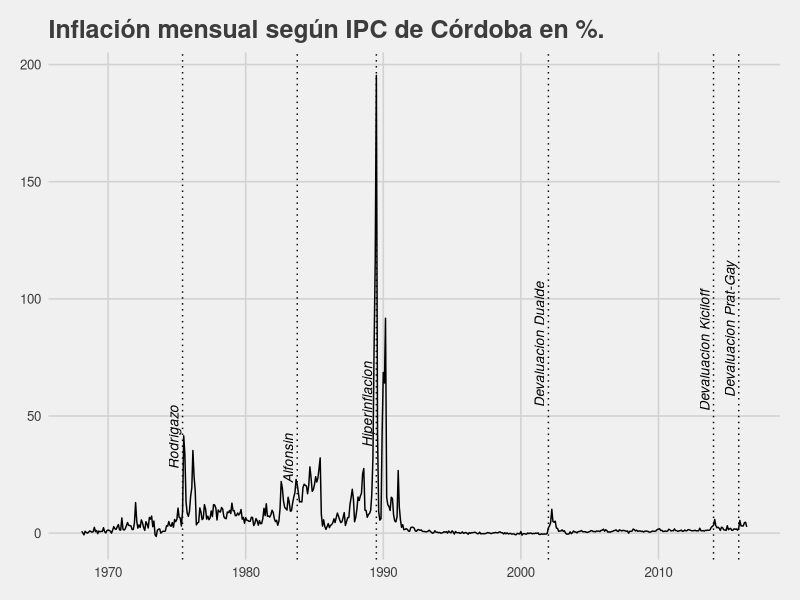
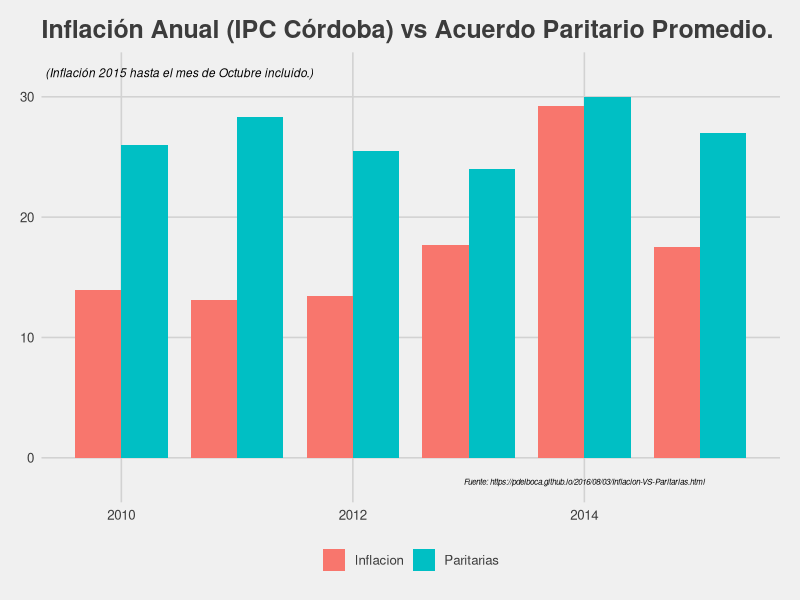

Recreate these plots in R, in order.
## ---- chunk 1
knitr::opts_chunk$set(echo = TRUE)
library(ggplot2)
library(ggthemes)
library(lubridate)
library(dplyr)
## ---- chunk 2
# http://estadistica.cba.gov.ar/Publicaciones/InformesEcon%C3%B3micos/tabid/896/language/es-AR/Default.aspx
df <- read.csv('../data/ipc_cordoba_acumulado.csv', stringsAsFactors = FALSE)
df$variacion <- gsub(',','.',df$variacion)
df$variacion <- as.numeric(df$variacion) * 100
df$variacion <- round(df$variacion, 2)
df$mes <- ymd(df$mes)
df$metrica <- "Inflacion"
## ---- chunk 3
mes <- c('1975-06-01','1983-10-01', '1989-07-01', '2002-01-01', '2014-01-01', "2015-11-01")
label <- c("Rodrigazo", "Alfonsin", "Hiperinflacion", "Devaluacion Dualde", "Devaluacion Kiciloff", "Devaluacion Prat-Gay")
eventos <- data.frame(mes=ymd(mes), label=label)

ggplot(df, aes(x=mes,y=variacion)) + 
  geom_line() +
  ggtitle("Inflación mensual según IPC de Córdoba en %.") +
  geom_vline(xintercept=as.numeric(eventos$mes), linetype=3) +
  geom_text(data=eventos,mapping=aes(x=mes, y=0, label=label),
            angle=90, vjust=-0.4, hjust=-1, size=3.5, fontface='italic')+
  theme_fivethirtyeight()
## ---- chunk 4
paritarias <- data.frame()
# http://www.ambito.com/diario/533729-en-paritarias-promedio-de-aumentos-alcanzo-el-26
paritarias <- rbind(paritarias, c(2010, 26))
# http://www.iprofesional.com/notas/118935-paritarias-en-2011-los-aumentos-ascendieron-a-283-en-promedio-
paritarias <- rbind(paritarias, c(2011, 28.3))
# http://www.ambito.com/diario/640796-alivio-las-paritarias-cierran-con-24-de-tope
paritarias <- rbind(paritarias, c(2012, 25.5))
# http://www.elciudadanoweb.com/el-numero-clave-de-las-paritarias-2013-es-el-24/
paritarias <- rbind(paritarias, c(2013,24))
# http://www.diaadia.com.ar/cordoba/mayoria-gremios-cerraron-paritarias-30-ciento
paritarias <- rbind(paritarias, c(2014,30))
# http://www.lanacion.com.ar/1794407-anuncian-subas-salariales-del-27-promedio-paritariasa-cinco-gremios
paritarias <- rbind(paritarias, c(2015,27))
names(paritarias) <- c("anio","variacion")
paritarias$metrica <- "Paritarias"

tmp <- df %>% 
  filter(year(mes) %in% c(2010:2015)) %>% 
  slice(1:70) %>% # Filtrar meses de Gestion Cambiemos y Devaluación del Dolar
  group_by(anio = year(mes)) %>% 
  summarise(variacion = sum(variacion))
tmp$metrica <- "Inflacion"

dataPlot <- rbind(tmp,paritarias)
ggplot(dataPlot, 
       aes(x=anio, 
           y=variacion, 
           fill=metrica, 
           label = paste0(dataPlot$variacion,"%"))
       ) +
  geom_bar(stat="identity", position = "dodge" , width=.8) + 
  ggtitle("Inflación Anual (IPC Córdoba) vs Acuerdo Paritario Promedio.") +
  scale_color_fivethirtyeight("metrica") +
  theme_fivethirtyeight() +
  theme(legend.title=element_blank()) + 
  annotate("text", x = 2010.5, y = 32, 
           label="(Inflación 2015 hasta el mes de Octubre incluido.)", 
           fontface="italic", size=3) +
  annotate("text", x = 2014, y = -2, 
           label="Fuente: https://pdelboca.github.io/2016/08/03/Inflacion-VS-Paritarias.html", 
           fontface="italic", size=2)
